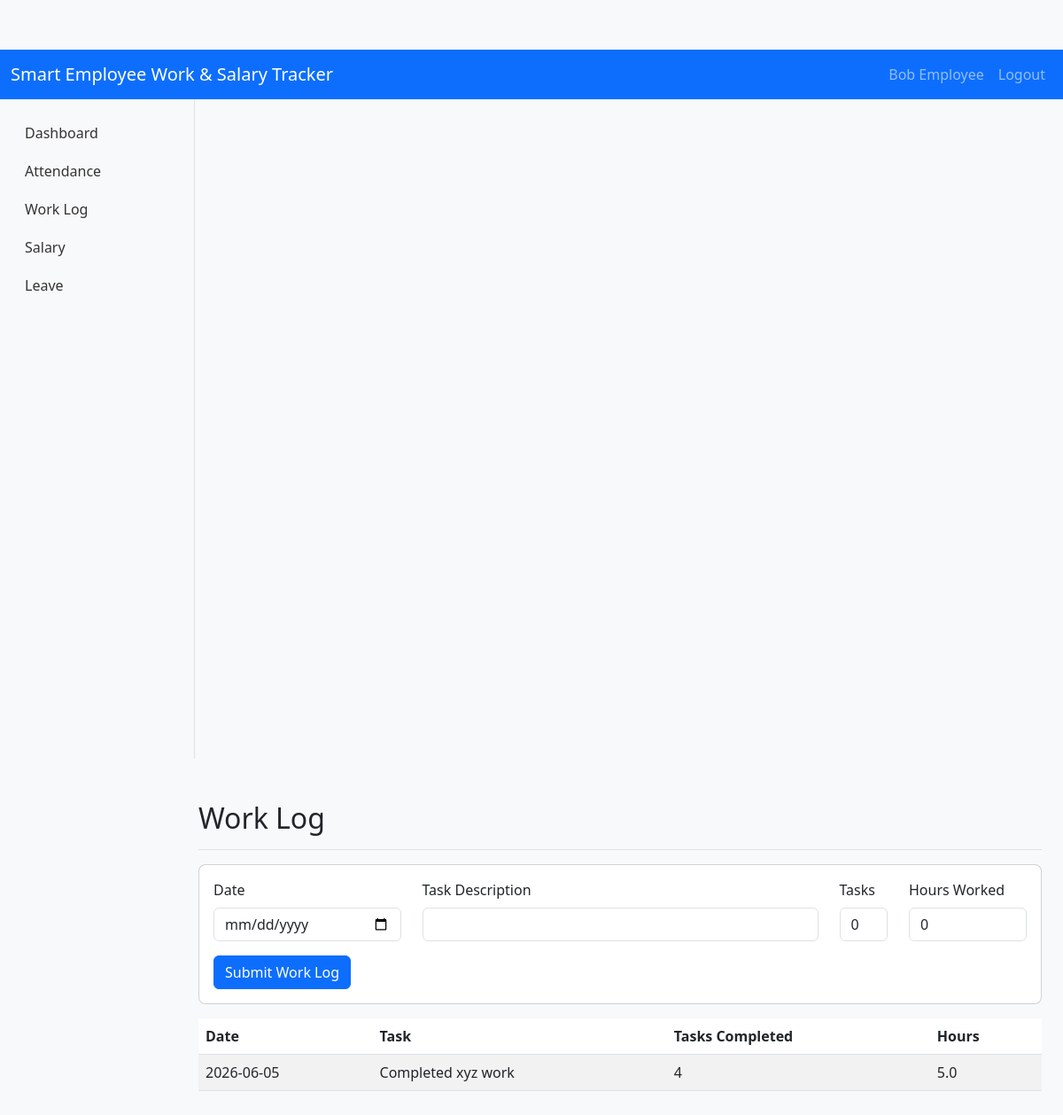
The page /worklog (signed in) on the database its author committed.
### tables this page shows
CREATE TABLE Employees (
        id INTEGER PRIMARY KEY AUTOINCREMENT,
        employee_id TEXT UNIQUE,
        name TEXT,
        email TEXT,
        password TEXT,
        department TEXT,
        role TEXT,
        base_salary REAL
    );

CREATE TABLE WorkLogs (
        id INTEGER PRIMARY KEY AUTOINCREMENT,
        employee_id TEXT,
        date TEXT,
        task_description TEXT,
        tasks_completed INTEGER,
        hours_worked REAL
    );

### app.py (the view, shortened to what this page needs)
@app.route('/worklog', methods=['GET', 'POST'])
@login_required
def worklog():
    emp_id = current_user.employee_id
    logs = query_db('SELECT * FROM WorkLogs WHERE employee_id = ? ORDER BY date DESC LIMIT 30', (emp_id,))
    return render_template('worklog.html', logs=logs)

### app.py (called while the page is built)
def get_db():
    db = getattr(g, '_database', None)
    if db is None:
        db = g._database = sqlite3.connect(DB_PATH)
        db.row_factory = sqlite3.Row
    return db

@app.teardown_appcontext
def close_connection(exception):
    db = getattr(g, '_database', None)
    if db is not None:
        db.close()

def query_db(query, args=(), one=False):
    cur = get_db().execute(query, args)
    rv = cur.fetchall()
    cur.close()
    return (rv[0] if rv else None) if one else rv

@login_manager.user_loader
def load_user(user_id):
    return User.get_by_id(user_id)

    @staticmethod
    def get_by_id(id_):
        row = query_db('SELECT * FROM Employees WHERE id = ?', (id_,), one=True)
        if row:
            return User(row['id'], row['employee_id'], row['name'], row['email'], row['role'])
        return None

### templates/worklog.html
{% extends 'base.html' %}
{% block content %}
<div class="pt-3 pb-2 mb-3 border-bottom">
  <h1 class="h2">Work Log</h1>
</div>
<div class="card mb-3">
  <div class="card-body">
    <form method="POST">
      <div class="row">
        <div class="col-md-3 mb-3">
          <label class="form-label">Date</label>
          <input type="date" name="date" class="form-control">
        </div>
        <div class="col-md-6 mb-3">
          <label class="form-label">Task Description</label>
          <input type="text" name="task_description" class="form-control" required>
        </div>
        <div class="col-md-1 mb-3">
          <label class="form-label">Tasks</label>
          <input type="number" name="tasks_completed" class="form-control" min="0" value="0">
        </div>
        <div class="col-md-2 mb-3">
          <label class="form-label">Hours Worked</label>
          <input type="number" name="hours_worked" class="form-control" step="0.1" min="0" value="0">
        </div>
      </div>
      <button class="btn btn-primary">Submit Work Log</button>
    </form>
  </div>
</div>
<div class="table-responsive">
  <table class="table table-striped">
    <thead>
      <tr>
        <th>Date</th>
        <th>Task</th>
        <th>Tasks Completed</th>
        <th>Hours</th>
      </tr>
    </thead>
    <tbody>
      {% for l in logs %}
      <tr>
        <td>{{ l['date'] }}</td>
        <td>{{ l['task_description'] }}</td>
        <td>{{ l['tasks_completed'] }}</td>
        <td>{{ l['hours_worked'] }}</td>
      </tr>
      {% else %}
      <tr><td colspan="4" class="text-center">No work logs yet.</td></tr>
      {% endfor %}
    </tbody>
  </table>
</div>
{% endblock %}

### templates/base.html (shortened to what this page needs)
<!doctype html>
<html lang="en">
  <head>
    <link href="https://cdn.jsdelivr.net/npm/bootstrap@5.3.0/dist/css/bootstrap.min.css" rel="stylesheet">
    <link rel="stylesheet" href="/static/css/style.css">
  </head>
  <body>
    <nav class="navbar navbar-expand-lg navbar-dark bg-primary">
      <div class="container-fluid">
        <a class="navbar-brand" href="#">Smart Employee Work & Salary Tracker</a>
        <div class="collapse navbar-collapse" id="navbarSupportedContent">
          <ul class="navbar-nav ms-auto mb-2 mb-lg-0">
            {% if current_user.is_authenticated %}
            <li class="nav-item">
              <a class="nav-link" href="#">{{ current_user.name }}</a>
            </li>
            <li class="nav-item">
              <a class="nav-link" href="{{ url_for('logout') }}">Logout</a>
            </li>
            {% else %}
            <li class="nav-item">
              <a class="nav-link" href="{{ url_for('login') }}">Login</a>
            </li>
            {% endif %}
          </ul>
        </div>
      </div>
    </nav>
    <div class="container-fluid">
      <div class="row">
        <nav id="sidebar" class="col-md-2 d-none d-md-block bg-light sidebar">
          <div class="position-sticky">
            <ul class="nav flex-column sidebar-nav">
              {% if current_user.is_authenticated and current_user.role == 'Admin' %}
              <li class="nav-item"><a class="nav-link" href="{{ url_for('admin_dashboard') }}">Admin Dashboard</a></li>
              <li class="nav-item"><a class="nav-link" href="{{ url_for('employee_management') }}">Manage Employees</a></li>
              <li class="nav-item"><a class="nav-link" href="{{ url_for('salary_report') }}">Salary Report</a></li>
              <li class="nav-item"><a class="nav-link" href="{{ url_for('admin_leaves') }}">Leave Requests</a></li>
              <li class="nav-item"><a class="nav-link" href="{{ url_for('analytics') }}">Analytics</a></li>
              {% elif current_user.is_authenticated %}
              <li class="nav-item"><a class="nav-link" href="{{ url_for('dashboard') }}">Dashboard</a></li>
              <li class="nav-item"><a class="nav-link" href="{{ url_for('attendance') }}">Attendance</a></li>
              <li class="nav-item"><a class="nav-link" href="{{ url_for('worklog') }}">Work Log</a></li>
              <li class="nav-item"><a class="nav-link" href="{{ url_for('salary') }}">Salary</a></li>
              <li class="nav-item"><a class="nav-link" href="{{ url_for('leave') }}">Leave</a></li>
              {% endif %}
            </ul>
          </div>
        </nav>
        <main class="col-md-9 ms-sm-auto col-lg-10 px-md-4">
          {% block content %}{% endblock %}
        </main>
      </div>
    </div>
  </body>
</html>

### static/css/style.css (style rules this page uses)
body { padding-top: 56px; background-color: #f8f9fa; }
#sidebar { height: 100vh; position: fixed; top: 56px; left: 0; padding-top: 1rem; border-right: 1px solid #dee2e6; }
.sidebar-nav a { padding: 0.6rem 1rem; display: block; color: #333; }
#sidebar { width: 220px; position: sticky; top: 56px; height: calc(100vh - 56px); overflow-y: auto; }
main { margin-left: 0; padding: 1rem; }
.card { border-radius: 8px; }

### rows shown on the page
Employees: name "Bob Employee"
WorkLogs: date "2026-06-05", task_description "Completed xyz work", tasks_completed "4", hours_worked "5.0"
